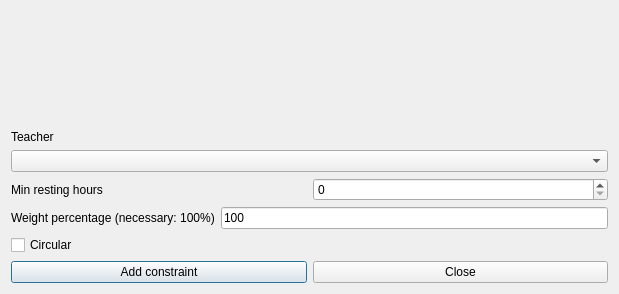
<?xml version="1.0" encoding="UTF-8"?>
<ui version="4.0">
 <class>AddConstraintTeacherMinRestingHoursForm_template</class>
 <widget class="QDialog" name="AddConstraintTeacherMinRestingHoursForm_template">
  <property name="geometry">
   <rect>
    <x>0</x>
    <y>0</y>
    <width>619</width>
    <height>294</height>
   </rect>
  </property>
  <property name="windowTitle">
   <string extracomment="This is the title of the dialog to add a new constraint of this type">Add teacher min resting hours</string>
  </property>
  <layout class="QGridLayout" name="gridLayout">
   <item row="1" column="0" colspan="2">
    <layout class="QVBoxLayout" name="verticalLayout">
     <item>
      <widget class="QLabel" name="teacherTextLabel">
       <property name="frameShape">
        <enum>QFrame::NoFrame</enum>
       </property>
       <property name="frameShadow">
        <enum>QFrame::Plain</enum>
       </property>
       <property name="text">
        <string>Teacher</string>
       </property>
       <property name="wordWrap">
        <bool>false</bool>
       </property>
      </widget>
     </item>
     <item>
      <widget class="QComboBox" name="teachersComboBox">
       <property name="editable">
        <bool>false</bool>
       </property>
       <property name="insertPolicy">
        <enum>QComboBox::NoInsert</enum>
       </property>
       <property name="duplicatesEnabled">
        <bool>false</bool>
       </property>
      </widget>
     </item>
    </layout>
   </item>
   <item row="2" column="0" colspan="2">
    <layout class="QHBoxLayout" name="horizontalLayout">
     <item>
      <widget class="QLabel" name="textLabel1">
       <property name="text">
        <string>Min resting hours</string>
       </property>
       <property name="wordWrap">
        <bool>false</bool>
       </property>
      </widget>
     </item>
     <item>
      <widget class="QSpinBox" name="minRestingHoursSpinBox"/>
     </item>
    </layout>
   </item>
   <item row="3" column="0" colspan="2">
    <layout class="QHBoxLayout" name="horizontalLayout_2">
     <item>
      <widget class="QLabel" name="weightTextLabel">
       <property name="frameShape">
        <enum>QFrame::NoFrame</enum>
       </property>
       <property name="frameShadow">
        <enum>QFrame::Plain</enum>
       </property>
       <property name="text">
        <string>Weight percentage (necessary: 100%)</string>
       </property>
       <property name="wordWrap">
        <bool>false</bool>
       </property>
      </widget>
     </item>
     <item>
      <widget class="QLineEdit" name="weightLineEdit">
       <property name="text">
        <string notr="true">100</string>
       </property>
      </widget>
     </item>
    </layout>
   </item>
   <item row="5" column="0" colspan="2">
    <layout class="QHBoxLayout">
     <item>
      <widget class="QPushButton" name="addConstraintPushButton">
       <property name="text">
        <string>Add constraint</string>
       </property>
      </widget>
     </item>
     <item>
      <widget class="QPushButton" name="closePushButton">
       <property name="text">
        <string>Close</string>
       </property>
      </widget>
     </item>
    </layout>
   </item>
   <item row="4" column="0" colspan="2">
    <widget class="QCheckBox" name="circularCheckBox">
     <property name="text">
      <string>Circular</string>
     </property>
    </widget>
   </item>
   <item row="0" column="0" colspan="2">
    <spacer name="spacer1">
     <property name="orientation">
      <enum>Qt::Vertical</enum>
     </property>
     <property name="sizeType">
      <enum>QSizePolicy::Expanding</enum>
     </property>
     <property name="sizeHint" stdset="0">
      <size>
       <width>20</width>
       <height>16</height>
      </size>
     </property>
    </spacer>
   </item>
  </layout>
 </widget>
 <layoutdefault spacing="6" margin="11"/>
 <resources/>
 <connections/>
</ui>
